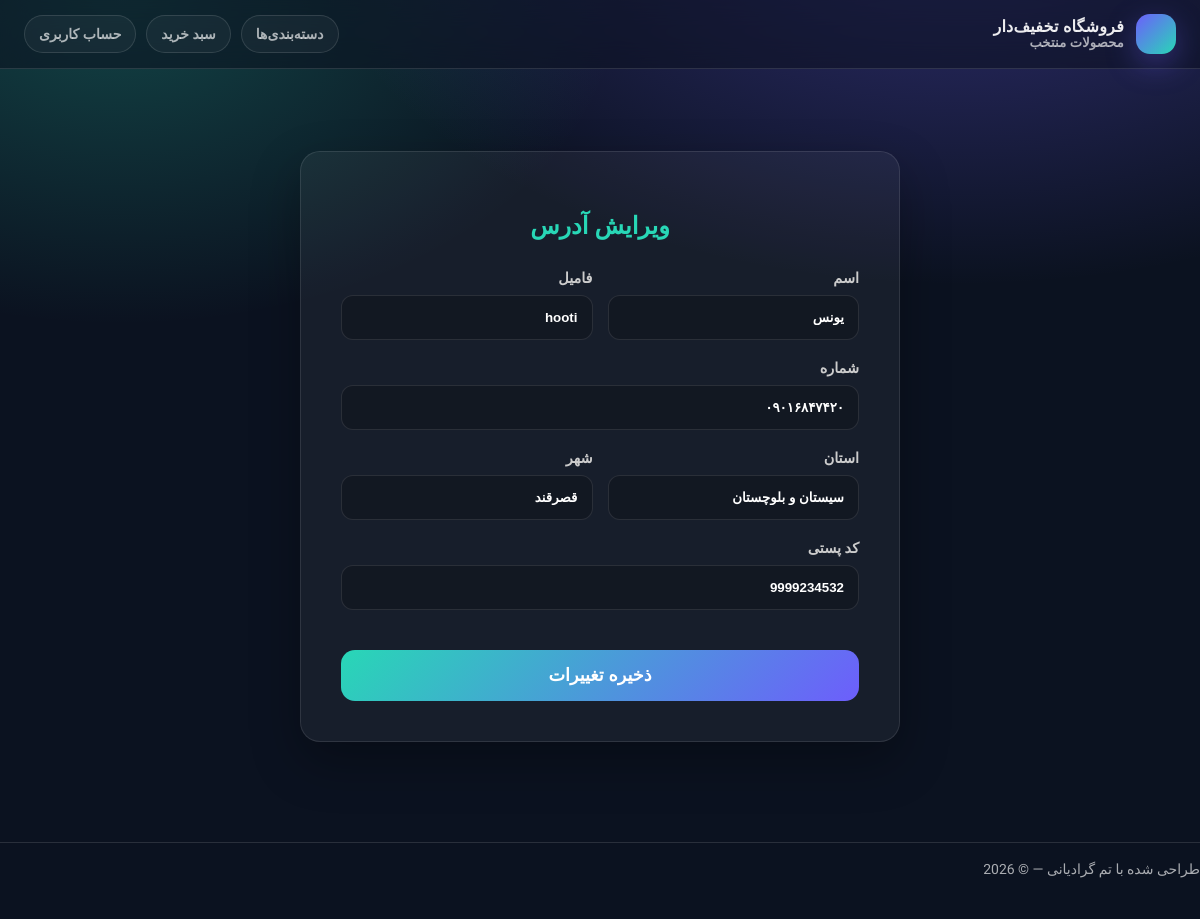
The page /account/edit_address/1/ (signed in) on the database its author committed.
### account/models.py (models this page shows, shortened)
class AddressUser(models.Model):
    user = models.ForeignKey(User, on_delete=models.CASCADE, related_name='user', verbose_name="کاربر")
    phone_number = models.CharField(max_length=11, null=True, blank=True, verbose_name="شماره")
    first_name = models.CharField(max_length=55, verbose_name='اسم', null=True, blank=True)
    last_name = models.CharField(max_length=55, verbose_name='فامیل', null=True, blank=True)
    province = models.CharField(max_length=255, null=True, blank=True, verbose_name="استان")
    city = models.CharField(max_length=255, null=True, blank=True, verbose_name="شهر")
    cod_post = models.CharField(max_length=10, null=True, blank=True, verbose_name="کد پستی")
    created_at = models.DateTimeField(auto_now_add=True)
    updated_at = models.DateTimeField(auto_now=True)
    class Meta:
        ordering = ['-created_at']
        indexes = [
            models.Index(fields=["-created_at"]),
        ]

### account/views.py (the view, shortened to what this page needs)
# urls.py: path('edit_address/<int:pk>/', views.EditAddressView.as_view(), name='edit_address'),
class EditAddressView(UserPassesTestMixin, generic.UpdateView):
    model = AddressUser
    form_class = AddressCreatedForm
    template_name = "account/address_create.html"
    def test_func(self):
        if not self.request.user.is_authenticated:
            return False
        return True
    def get_context_data(self, **kwargs):
        context = super().get_context_data(**kwargs)
        context['is_edit'] = True
        return context

### account/forms.py
class AddressCreatedForm(forms.ModelForm):
    class Meta:
        model = AddressUser
        fields = ["first_name", "last_name", "phone_number", "province", "city", "cod_post"]
        widgets = {
            "first_name": forms.TextInput(attrs={'class': 'form-input', 'placeholder': 'نام خود را وارد کنید'}),
            "last_name": forms.TextInput(attrs={'class': 'form-input', 'placeholder': 'نام خانوادگی خود را وارد کنید'}),
            "phone_number": forms.TextInput(attrs={'class': 'form-input', 'placeholder': '09xxxxxxxxx'}),
            "province": forms.TextInput(attrs={'class': 'form-input', 'placeholder': 'مثلا: تهران'}),
            "city": forms.TextInput(attrs={'class': 'form-input', 'placeholder': 'مثلا: تهران'}),
            "cod_post": forms.TextInput(attrs={'class': 'form-input', 'placeholder': '12345-67890'}),
        }

### cart/context_processors.py (called while the page is built)
def cart(request):
    return {'cart': Cart(request)}

### account/templates/account/address_create.html (shortened to what this page needs)
{% extends "parent/base.html" %}
{% block content %}
<div class="address-container">
  <h2>{% if is_edit %}ویرایش آدرس{% else %}ثبت آدرس جدید{% endif %}</h2>
  <form method="post">
    <div class="form-row">
      <div class="form-group">
        <label for="{{ form.first_name.id_for_label }}">{{ form.first_name.label }}</label>
        {{ form.first_name }}
      </div>
      <div class="form-group">
        <label for="{{ form.last_name.id_for_label }}">{{ form.last_name.label }}</label>
        {{ form.last_name }}
      </div>
    </div>
    <div class="form-group">
      <label for="{{ form.phone_number.id_for_label }}">{{ form.phone_number.label }}</label>
      {{ form.phone_number }}
    </div>
    <div class="form-row">
      <div class="form-group">
        <label for="{{ form.province.id_for_label }}">{{ form.province.label }}</label>
        {{ form.province }}
      </div>
      <div class="form-group">
        <label for="{{ form.city.id_for_label }}">{{ form.city.label }}</label>
        {{ form.city }}
      </div>
    </div>
    <div class="form-group">
      <label for="{{ form.cod_post.id_for_label }}">{{ form.cod_post.label }}</label>
      {{ form.cod_post }}
    </div>
    <button type="submit" class="btn-submit">
      {% if is_edit %}ذخیره تغییرات{% else %}ثبت آدرس{% endif %}
    </button>
  </form>
</div>
{% endblock %}

### catalog/templates/parent/base.html (style rules this page uses)
:root { --bg: #0b1220; --card: rgba(255,255,255,.06); --card2: rgba(255,255,255,.09); --text: rgba(255,255,255,.92); --muted: rgba(255,255,255,.65); --border: rgba(255,255,255,.12); --primary: #6d5efc; --primary2: #28d7b6; --danger: #ff4d6d; --shadow: 0 18px 60px rgba(0,0,0,.35); --radius: 18px; }
* { box-sizing: border-box; }
body { margin:0; font-family:"Vazirmatn", system-ui, -apple-system, Segoe UI, Roboto, Arial; background: radial-gradient(1200px 700px at 80% -100px, rgba(109,94,252,.38), transparent 55%), radial-gradient(1000px 650px at 10% 0px, rgba(40,215,182,.25), transparent 50%), var(--bg); color: var(--text); }

### account/templates/account/address_create.html (style rules this page uses)
.address-container { max-width: 600px; margin: 60px auto; padding: 40px; background: rgba(255, 255, 255, 0.05); border: 1px solid rgba(255, 255, 255, 0.1); border-radius: 20px; box-shadow: 0 20px 50px rgba(0, 0, 0, 0.3); color: #fff; }
h2 { margin-bottom: 30px; font-weight: 900; text-align: center; color: #28d7b6; }
.form-row { display: grid; grid-template-columns: 1fr 1fr; gap: 15px; }
.form-group { margin-bottom: 20px; }
label { display: block; margin-bottom: 8px; font-weight: 800; color: #ccc; font-size: 0.9rem; }
.form-input { width: 100%; padding: 14px; border-radius: 12px; background: rgba(0, 0, 0, 0.2); border: 1px solid rgba(255, 255, 255, 0.1); color: #fff; font-weight: 600; box-sizing: border-box; }
.btn-submit { width: 100%; padding: 15px; margin-top: 20px; border: none; border-radius: 14px; font-weight: 900; background: linear-gradient(135deg, #28d7b6, #6d5efc); color: #fff; cursor: pointer; transition: transform 0.2s ease, box-shadow 0.2s ease; font-size: 1.1rem; }

### rows shown on the page
AddressUser: first_name "یونس", last_name "hooti", phone_number "۰۹۰۱۶۸۴۷۴۲۰", province "سیستان و بلوچستان", city "قصرقند", cod_post "9999234532"
